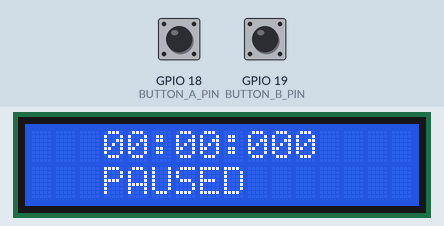
This program was run on a simulated ESP32. Shown: 16×2 character LCD. Inputs (shaded band) come from the test bench; at power-on: GPIO 18 (BUTTON_A_PIN) HIGH, GPIO 19 (BUTTON_B_PIN) HIGH.

Above: at 1.3 s.
1.4 s: GPIO 18 (BUTTON_A_PIN) pulled LOW for 0.15 s
At 1.66 s:
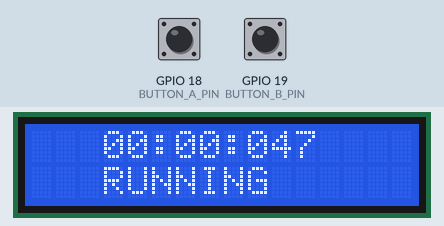
2.1 s: GPIO 18 (BUTTON_A_PIN) pulled LOW for 1 s
At 2.8 s:
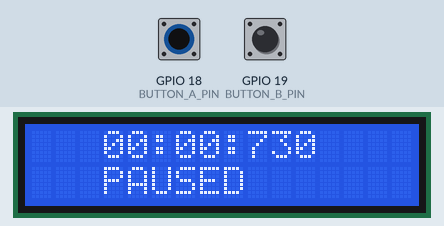
Timing chart, 0 to 5.1 s (numbered marks = the images above; inputs shaded):
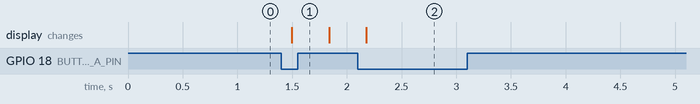

Measured:
- after the input at 1.4 s, the display: changes after 0.10 s (image 1)
- after the input at 2.1 s, the display: changes after 0.08 s (image 2)

The program:

main.cpp
```cpp
#include <Arduino.h>
#include <LiquidCrystal_I2C.h>

enum class StopwatchState {
  STOPPED,
  RUNNING,
};

constexpr uint8_t BUTTON_A_PIN = 18;
constexpr uint8_t BUTTON_B_PIN = 19;
constexpr uint8_t LCD_ADDRESS = 0x27;
constexpr uint8_t LCD_COLUMNS = 16;
constexpr uint8_t LCD_ROWS = 2;

LiquidCrystal_I2C lcd(LCD_ADDRESS, LCD_COLUMNS, LCD_ROWS);

StopwatchState state = StopwatchState::STOPPED;
unsigned long accumulatedMilliseconds = 0;
unsigned long startedAt = 0;
bool lastButtonAState = HIGH;
bool lastButtonBState = HIGH;

unsigned long elapsedMilliseconds() {
  if (state == StopwatchState::RUNNING) {
    return accumulatedMilliseconds + (millis() - startedAt);
  }
  return accumulatedMilliseconds;
}

void displayTime() {
  const unsigned long elapsed = elapsedMilliseconds();
  const unsigned long minutes = (elapsed / 60000UL) % 100UL;
  const unsigned long seconds = (elapsed / 1000UL) % 60UL;
  const unsigned long milliseconds = elapsed % 1000UL;

  char timeText[10];
  snprintf(timeText, sizeof(timeText), "%02lu:%02lu:%03lu",
           minutes, seconds, milliseconds);

  lcd.setCursor(0, 0);
  lcd.print("                ");
  lcd.setCursor(3, 0);
  lcd.print(timeText);

  lcd.setCursor(0, 1);
  lcd.print("                ");
  lcd.setCursor(3, 1);
  lcd.print(state == StopwatchState::RUNNING ? "RUNNING" : "PAUSED");
}

void toggleStopwatch() {
  if (state == StopwatchState::STOPPED) {
    startedAt = millis();
    state = StopwatchState::RUNNING;
  } else {
    accumulatedMilliseconds += millis() - startedAt;
    state = StopwatchState::STOPPED;
  }
  displayTime();
}

void resetStopwatch() {
  if (state != StopwatchState::STOPPED) {
    return;
  }

  accumulatedMilliseconds = 0;
  displayTime();
}

void setup() {
  pinMode(BUTTON_A_PIN, INPUT_PULLUP);
  pinMode(BUTTON_B_PIN, INPUT_PULLUP);

  lcd.init();
  lcd.backlight();
  displayTime();
}

void loop() {
  const bool buttonAState = digitalRead(BUTTON_A_PIN);
  const bool buttonBState = digitalRead(BUTTON_B_PIN);

  // Nút A: nhấn lần đầu để chạy, nhấn lần nữa để tạm dừng.
  if (lastButtonAState == HIGH && buttonAState == LOW) {
    toggleStopwatch();
  }

  // Nút B chỉ reset khi đồng hồ đang dừng/tạm dừng.
  if (lastButtonBState == HIGH && buttonBState == LOW) {
    resetStopwatch();
  }

  lastButtonAState = buttonAState;
  lastButtonBState = buttonBState;

  if (state == StopwatchState::RUNNING) {
    displayTime();
  }

  delay(10);
}
```
